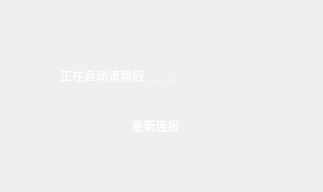
<?xml version="1.0" encoding="UTF-8"?>
<ui version="4.0">
 <class>ClientLink</class>
 <widget class="QDialog" name="ClientLink">
  <property name="geometry">
   <rect>
    <x>0</x>
    <y>0</y>
    <width>323</width>
    <height>192</height>
   </rect>
  </property>
  <property name="windowTitle">
   <string>ClientLink</string>
  </property>
  <widget class="QWidget" name="widget" native="true">
   <property name="geometry">
    <rect>
     <x>10</x>
     <y>10</y>
     <width>301</width>
     <height>171</height>
    </rect>
   </property>
   <property name="styleSheet">
    <string notr="true">background-image: url(:/eventq/png/团队挑战赛background.png);</string>
   </property>
   <widget class="QLabel" name="label">
    <property name="geometry">
     <rect>
      <x>50</x>
      <y>50</y>
      <width>221</width>
      <height>31</height>
     </rect>
    </property>
    <property name="styleSheet">
     <string notr="true">color: rgb(255, 255, 255);
font: 75 14pt &quot;Arial&quot;;</string>
    </property>
    <property name="text">
     <string>正在启动请稍后...........</string>
    </property>
   </widget>
   <widget class="QPushButton" name="pushButton_close">
    <property name="geometry">
     <rect>
      <x>270</x>
      <y>10</y>
      <width>11</width>
      <height>9</height>
     </rect>
    </property>
    <property name="styleSheet">
     <string notr="true">border-image: url(:/eventq/png/关闭.png);</string>
    </property>
    <property name="text">
     <string/>
    </property>
    <property name="flat">
     <bool>true</bool>
    </property>
   </widget>
   <widget class="QPushButton" name="pushButton_Reconnect">
    <property name="geometry">
     <rect>
      <x>100</x>
      <y>100</y>
      <width>91</width>
      <height>31</height>
     </rect>
    </property>
    <property name="styleSheet">
     <string notr="true">border-image: url(:/eventq/png/个人资料切图/保存按钮.png);
color: rgb(255, 255, 255);</string>
    </property>
    <property name="text">
     <string>重新连接</string>
    </property>
    <property name="flat">
     <bool>true</bool>
    </property>
   </widget>
  </widget>
 </widget>
 <layoutdefault spacing="6" margin="11"/>
 <resources>
  <include location="eventplclent.qrc"/>
 </resources>
 <connections>
  <connection>
   <sender>pushButton_close</sender>
   <signal>clicked()</signal>
   <receiver>ClientLink</receiver>
   <slot>close()</slot>
   <hints>
    <hint type="sourcelabel">
     <x>285</x>
     <y>24</y>
    </hint>
    <hint type="destinationlabel">
     <x>161</x>
     <y>95</y>
    </hint>
   </hints>
  </connection>
 </connections>
</ui>
